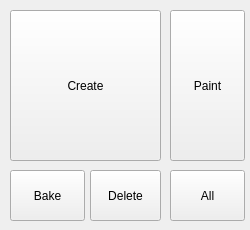
<?xml version="1.0" encoding="UTF-8"?>
<ui version="4.0">
 <class>MainWindow</class>
 <widget class="QMainWindow" name="MainWindow">
  <property name="geometry">
   <rect>
    <x>0</x>
    <y>0</y>
    <width>250</width>
    <height>230</height>
   </rect>
  </property>
  <property name="maximumSize">
   <size>
    <width>250</width>
    <height>230</height>
   </size>
  </property>
  <property name="windowTitle">
   <string>BCT</string>
  </property>
  <widget class="QWidget" name="centralwidget">
   <widget class="QPushButton" name="createBtn">
    <property name="geometry">
     <rect>
      <x>10</x>
      <y>10</y>
      <width>151</width>
      <height>151</height>
     </rect>
    </property>
    <property name="text">
     <string>Create</string>
    </property>
   </widget>
   <widget class="QPushButton" name="paintBtn">
    <property name="geometry">
     <rect>
      <x>170</x>
      <y>10</y>
      <width>75</width>
      <height>151</height>
     </rect>
    </property>
    <property name="text">
     <string>Paint</string>
    </property>
   </widget>
   <widget class="QPushButton" name="bakeBtn">
    <property name="geometry">
     <rect>
      <x>10</x>
      <y>170</y>
      <width>75</width>
      <height>51</height>
     </rect>
    </property>
    <property name="text">
     <string>Bake</string>
    </property>
   </widget>
   <widget class="QPushButton" name="deleteBtn">
    <property name="geometry">
     <rect>
      <x>90</x>
      <y>170</y>
      <width>71</width>
      <height>51</height>
     </rect>
    </property>
    <property name="text">
     <string>Delete</string>
    </property>
   </widget>
   <widget class="QPushButton" name="allBtn">
    <property name="geometry">
     <rect>
      <x>170</x>
      <y>170</y>
      <width>75</width>
      <height>51</height>
     </rect>
    </property>
    <property name="text">
     <string>All</string>
    </property>
   </widget>
  </widget>
 </widget>
 <resources/>
 <connections/>
</ui>
